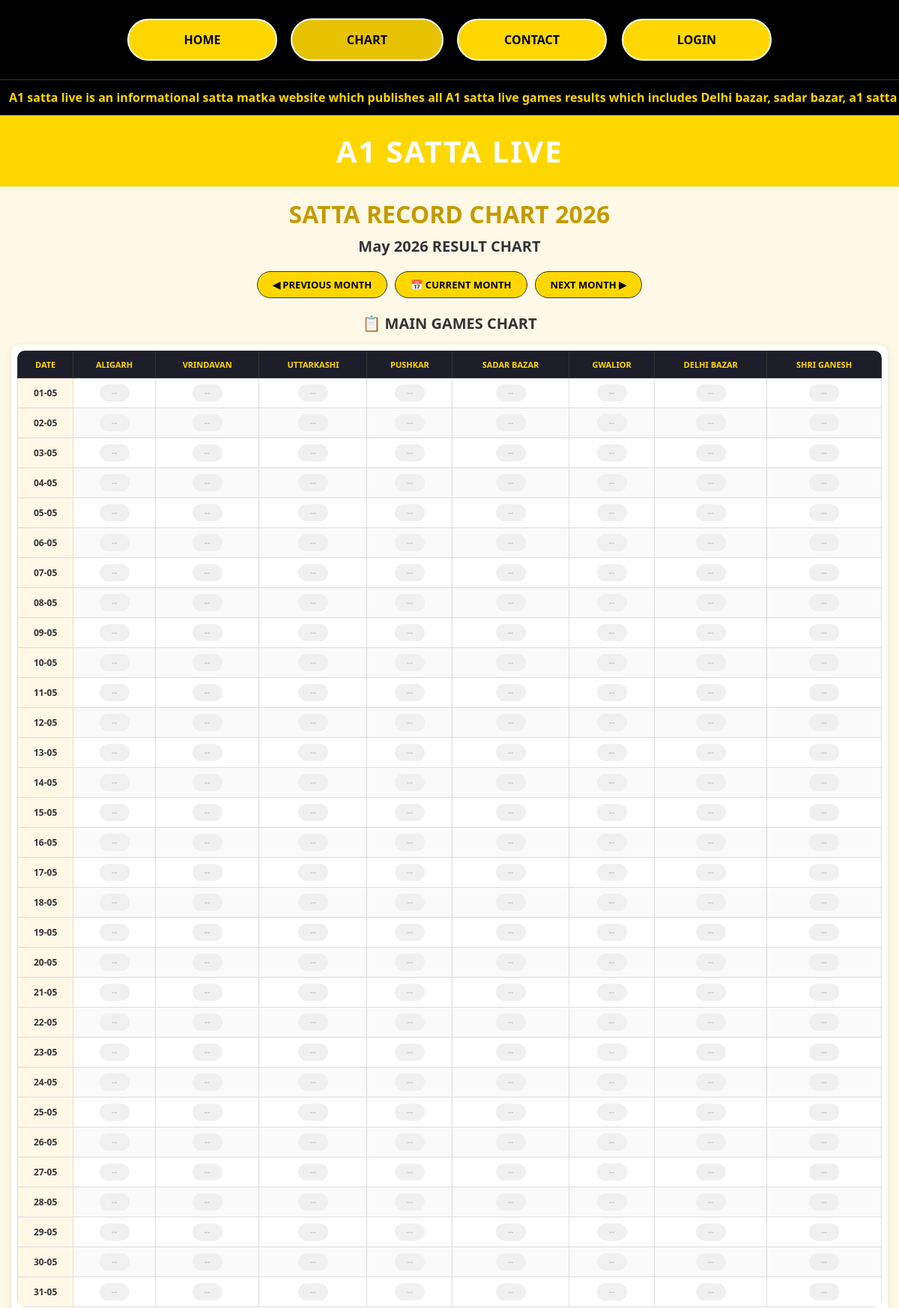
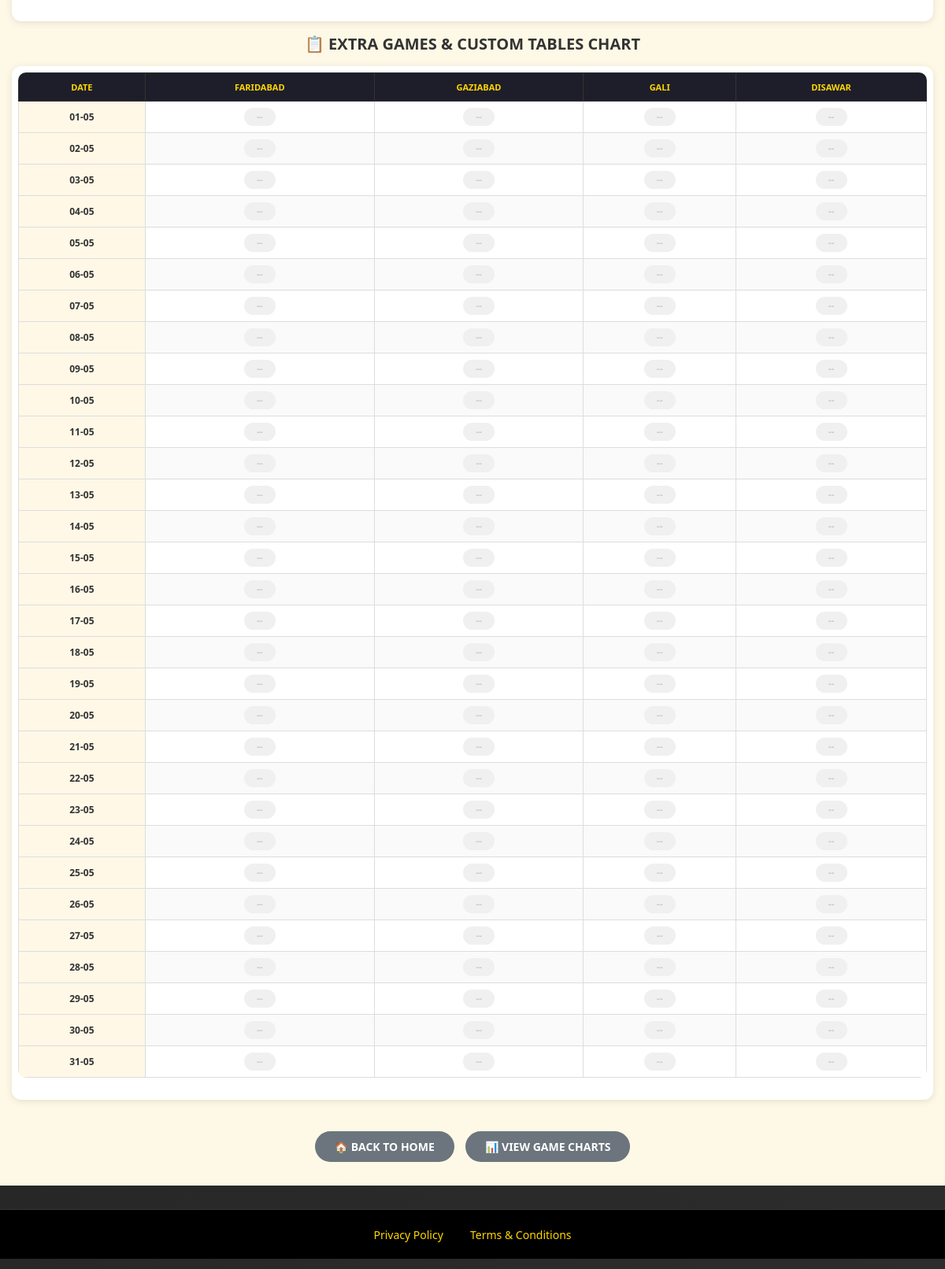
The app's page /chart.php?month=2026-05 (upper part) with its own data (2 pictures, top to bottom).
### tables this page shows
CREATE TABLE `game_results` (
  `id` int NOT NULL AUTO_INCREMENT,
  `game_name` varchar(100) NOT NULL,
  `display_name` varchar(100) NOT NULL,
  `yesterday_result` varchar(10) DEFAULT '--',
  `today_result` varchar(10) DEFAULT 'WAIT',
  `result_time` varchar(20) DEFAULT NULL,
  `time` varchar(20) DEFAULT '--',
  `table_type` enum('table1','table2') DEFAULT 'table1',
  `status` tinyint(1) DEFAULT '1',
  `is_latest` tinyint(1) DEFAULT '0',
  PRIMARY KEY (`id`),
  UNIQUE KEY `game_name` (`game_name`)
);

### chart.php (the view, shortened to what this page needs)
<?php
require_once 'header.php';
$month = isset($_GET['month']) ? $_GET['month'] : date('Y-m');
$month_name = date('F Y', strtotime($month . '-01'));
$year = date('Y', strtotime($month . '-01'));
$month_num = date('m', strtotime($month . '-01'));
$days_in_month = date('t', strtotime($month . '-01'));
$prev_month = date('Y-m', strtotime($month . '-01 -1 month'));
$next_month = date('Y-m', strtotime($month . '-01 +1 month'));
$table1_games = [];
$table2_games = [];
try {
    $stmt = $pdo->query("SELECT * FROM game_results WHERE status = 1 ORDER BY FIELD(game_name, 'pushkar', 'sadar bazar', 'gwalior', 'delhi bazar', 'shri ganesh', 'faridabad', 'gaziabad', 'gali', 'disawar')");
    $regular_games = $stmt->fetchAll(PDO::FETCH_ASSOC);
    foreach ($regular_games as $game) {
        if ($game['table_type'] == 'table2') {
            $table2_games[] = $game;
        } else {
            $table1_games[] = $game;
        }
    }
} catch (PDOException $e) {
    error_log("Error fetching regular games: " . $e->getMessage());
}
$all_dates = [];
for ($day = 1; $day <= $days_in_month; $day++) {
    $date_str = $year . '-' . str_pad($month_num, 2, '0', STR_PAD_LEFT) . '-' . str_pad($day, 2, '0', STR_PAD_LEFT);
    $all_dates[] = $date_str;
}
try {
    $data_lookup = [];
} catch (PDOException $e) {
    $chart_data = [];
    $data_lookup = [];
    $db_error = $e->getMessage();
}
?>
<!DOCTYPE html>
<html lang="en">
<head>
    <link rel="stylesheet" href="./css/chart.css">
</head>
<body>
    <div class="chart-main-container">
        <div class="chart-header">
            <h1>SATTA RECORD CHART <?php echo $year; ?></h1>
            <h5><?php echo $month_name; ?> RESULT CHART</h5>
        </div>
        <div class="month-nav">
            <a href="?month=<?php echo $prev_month; ?>">◀ PREVIOUS MONTH</a>
            <a href="?month=<?php echo date('Y-m'); ?>">📅 CURRENT MONTH</a>
            <a href="?month=<?php echo $next_month; ?>">NEXT MONTH ▶</a>
        </div>
        <?php if (!empty($table1_games)): ?>
            <div class="section-title">📋 MAIN GAMES CHART</div>
            <div class="chart-table-wrapper">
                <table class="chart-table">
                    <thead>
                        <tr>
                            <th>DATE</th>
                            <?php foreach ($table1_games as $game): ?>
                                <th><?php echo htmlspecialchars(strtoupper($game['display_name'] ?? $game['game_name'])); ?>
                                </th>
                            <?php endforeach; ?>
                        </tr>
                    </thead>
                    <tbody>
                        <?php if (!empty($all_dates)): ?>
                            <?php foreach ($all_dates as $date_str):
                                $date_parts = explode('-', $date_str);
                                $display_date = $date_parts[2] . '-' . $date_parts[1];
                                ?>
                                <tr>
                                    <td class="date-col"><strong><?php echo $display_date; ?></strong></td>
                                    <?php foreach ($table1_games as $game):
                                        $result = $data_lookup[$date_str][$game['game_name']] ?? null;
                                        ?>
                                        <td>
                                            <span class="chart-number-box <?php echo !$result ? 'empty' : ''; ?>">
                                                <?php echo $result ? htmlspecialchars($result) : '--'; ?>
                                            </span>
                                        </td>
                                    <?php endforeach; ?>
                                </tr>
                            <?php endforeach; ?>
                        <?php endif; ?>
                    </tbody>
                </table>
            </div>
        <?php endif; ?>
        <?php if (!empty($table2_games)): ?>
            <div class="section-title">📋 EXTRA GAMES & CUSTOM TABLES CHART</div>
            <div class="chart-table-wrapper">
                <table class="chart-table">
                    <thead>
                        <tr>
                            <th>DATE</th>
                            <?php foreach ($table2_games as $game): ?>
                                <th>
                                    <?php
                                    $display_name = strtoupper($game['display_name'] ?? $game['game_name']);
                                    echo htmlspecialchars($display_name);
                                    ?>
                                </th>
                            <?php endforeach; ?>
                        </tr>
                    </thead>
                    <tbody>
                        <?php if (!empty($all_dates)): ?>
                            <?php foreach ($all_dates as $date_str):
                                $date_parts = explode('-', $date_str);
                                $display_date = $date_parts[2] . '-' . $date_parts[1];
                                ?>
                                <tr>
                                    <td class="date-col"><strong><?php echo $display_date; ?></strong></td>
                                    <?php foreach ($table2_games as $game):
                                        $result = $data_lookup[$date_str][$game['game_name']] ?? null;
                                        ?>
                                        <td>
                                            <span class="chart-number-box <?php echo !$result ? 'empty' : ''; ?>">
                                                <?php echo $result ? htmlspecialchars($result) : '--'; ?>
                                            </span>
                                        </td>
                                    <?php endforeach; ?>
                                </tr>
                            <?php endforeach; ?>
                        <?php endif; ?>
                    </tbody>
                </table>
            </div>
        <?php endif; ?>
        <div style="text-align: center; margin: 25px 0 15px;">
            <a href="index.php" class="back-home-btn">🏠 BACK TO HOME</a>
            <a href="game.php?game=disawar" class="back-home-btn" style="margin-left: 10px;">📊 VIEW GAME CHARTS</a>
        </div>
    </div>
    <div class="footer">
        <a href="/privacy-policy">Privacy Policy</a>
        <a href="/terms-and-conditions">Terms & Conditions</a>
    </div>
</body>
</html>
<?php include 'footer.php'; ?>

### css/header.css (style rules this page uses)
* { margin: 0; padding: 0; box-sizing: border-box; font-family: "Segoe UI", Arial, sans-serif; }
body { background: #000; }
table { width: 100%; border-collapse: collapse; background: #fff; border-radius: 16px; overflow: hidden; margin-bottom: 20px; }
th { background: #000; color: #ffd700; padding: 20px; font-size: 24px; border: 1px solid #333; }
td { border: 1px solid #ccc; text-align: center; padding: 20px; font-size: 24px; font-weight: bold; }
.footer { background: #000; text-align: center; padding: 30px; border-top: 1px solid #333; }
.footer a { color: #ffd700; text-decoration: none; margin: 0 15px; font-size: 14px; }

### css/chart.css (style rules this page uses)
* { margin: 0; padding: 0; box-sizing: border-box; }
body { font-family: Arial, sans-serif; background: linear-gradient(135deg, #1a1a1a, #2d2d2d); color: #fff; min-height: 100vh; }
.chart-main-container { max-width: 1400px; margin: 0 auto; padding: 15px; background: #fef9e6; }
.chart-header { text-align: center; margin-bottom: 20px; }
.chart-header h1 { color: #c49a00; font-size: clamp(22px, 4vw, 32px); margin-bottom: 5px; }
.chart-header h5 { font-size: clamp(16px, 3vw, 20px); color: #333; margin: 8px 0; }
.month-nav { text-align: center; margin: 20px 0; display: flex; justify-content: center; gap: 10px; flex-wrap: wrap; }
.month-nav a { background: #ffd700; padding: 8px 20px; text-decoration: none; color: #000; border-radius: 30px; font-weight: bold; font-size: 13px; transition: 0.3s; border: 1px solid #333; white-space: nowrap; }
.chart-table-wrapper { overflow-x: auto; -webkit-overflow-scrolling: touch; margin: 15px 0; background: #fff; border-radius: 12px; padding: 8px; box-shadow: 0 2px 10px rgba(0, 0, 0, 0.1); }
.chart-table { width: 100%; border-collapse: collapse; background: #fff; border-radius: 10px; overflow: hidden; min-width: 700px; }
.chart-table th { background: #1e1e2a; color: #ffd700; padding: 10px 6px; font-size: 11px; font-weight: bold; text-align: center; border: 1px solid #333; white-space: nowrap; position: sticky; top: 0; z-index: 1; }
.chart-table th:first-child { position: sticky; left: 0; z-index: 2; background: #1e1e2a; }
.chart-table td { border: 1px solid #ddd; padding: 8px 5px; text-align: center; font-size: 12px; color: #333; }
.chart-table tbody tr:nth-child(even) { background: #fafafa; }
.date-col { background: #fff8e7; font-weight: bold; color: #c49a00; white-space: nowrap; position: sticky; left: 0; z-index: 1; }
.chart-number-box { background: #1e1e2a; display: inline-block; padding: 3px 10px; border-radius: 15px; color: #ffd966; font-weight: bold; font-size: 12px; min-width: 40px; }
.chart-number-box.empty { background: #f0f0f0; color: #ccc; }
.section-title { color: #333; margin: 15px 0 10px; text-align: center; font-size: clamp(16px, 3vw, 20px); font-weight: bold; }
.back-home-btn { display: inline-block; margin-top: 15px; background: #6c757d; color: white; padding: 10px 25px; text-decoration: none; border-radius: 30px; font-weight: bold; transition: 0.3s; font-size: 14px; }
.footer { background: #000; text-align: center; padding: 20px; border-top: 1px solid #333; margin-top: 30px; }
.footer a { color: #ffd700; text-decoration: none; margin: 0 15px; font-size: 14px; }

### records on screen
game_results: display_name "ALIGARH"
game_results: display_name "VRINDAVAN"
game_results: display_name "UTTARKASHI"
game_results: display_name "PUSHKAR"
game_results: display_name "SADAR BAZAR"
game_results: display_name "GWALIOR"
game_results: display_name "DELHI BAZAR"
game_results: display_name "SHRI GANESH"
game_results: display_name "FARIDABAD"
game_results: display_name "GAZIABAD"
game_results: display_name "GALI"
game_results: display_name "DISAWAR"

### other values on screen
$year "2026"
$month_name "May 2026"
$display_date "01-05"
$display_date "02-05"
$display_date "03-05"
$display_date "04-05"
$display_date "05-05"
$display_date "06-05"
$display_date "07-05"
$display_date "08-05"
$display_date "09-05"
$display_date "10-05"
$display_date "11-05"
$display_date "12-05"
$display_date "13-05"
